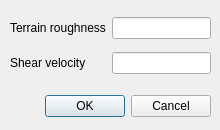
<?xml version="1.0" encoding="UTF-8"?>
<ui version="4.0">
 <class>MeanWindLogProfilDialog</class>
 <widget class="QDialog" name="MeanWindLogProfilDialog">
  <property name="geometry">
   <rect>
    <x>0</x>
    <y>0</y>
    <width>220</width>
    <height>130</height>
   </rect>
  </property>
  <property name="windowTitle">
   <string>Logarithmic Profil</string>
  </property>
  <widget class="QDialogButtonBox" name="buttonBox">
   <property name="geometry">
    <rect>
     <x>-130</x>
     <y>90</y>
     <width>341</width>
     <height>32</height>
    </rect>
   </property>
   <property name="orientation">
    <enum>Qt::Horizontal</enum>
   </property>
   <property name="standardButtons">
    <set>QDialogButtonBox::Cancel|QDialogButtonBox::Ok</set>
   </property>
  </widget>
  <widget class="QWidget" name="verticalLayoutWidget">
   <property name="geometry">
    <rect>
     <x>10</x>
     <y>10</y>
     <width>201</width>
     <height>71</height>
    </rect>
   </property>
   <layout class="QVBoxLayout" name="verticalLayout">
    <item>
     <layout class="QHBoxLayout" name="horizontalLayout">
      <item>
       <widget class="QLabel" name="labelTerrainRoughness">
        <property name="text">
         <string>Terrain roughness</string>
        </property>
       </widget>
      </item>
      <item>
       <widget class="QLineEdit" name="lineEditTerrainRoughness"/>
      </item>
     </layout>
    </item>
    <item>
     <layout class="QHBoxLayout" name="horizontalLayout_5">
      <item>
       <widget class="QLabel" name="labelShearVelocity">
        <property name="text">
         <string>Shear velocity      </string>
        </property>
       </widget>
      </item>
      <item>
       <widget class="QLineEdit" name="lineEditShearVelocity"/>
      </item>
     </layout>
    </item>
   </layout>
  </widget>
 </widget>
 <resources/>
 <connections>
  <connection>
   <sender>buttonBox</sender>
   <signal>accepted()</signal>
   <receiver>MeanWindLogProfilDialog</receiver>
   <slot>accept()</slot>
   <hints>
    <hint type="sourcelabel">
     <x>248</x>
     <y>254</y>
    </hint>
    <hint type="destinationlabel">
     <x>157</x>
     <y>274</y>
    </hint>
   </hints>
  </connection>
  <connection>
   <sender>buttonBox</sender>
   <signal>rejected()</signal>
   <receiver>MeanWindLogProfilDialog</receiver>
   <slot>reject()</slot>
   <hints>
    <hint type="sourcelabel">
     <x>316</x>
     <y>260</y>
    </hint>
    <hint type="destinationlabel">
     <x>286</x>
     <y>274</y>
    </hint>
   </hints>
  </connection>
 </connections>
</ui>
